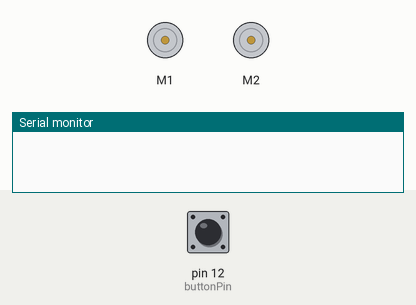
This sketch was run on a simulated Arduino Uno, built with avr-gcc and run on an emulated ATmega328P. Shown: 2 × DC motor (green arrow = forward, orange = backward, longer = faster), the last lines printed to the serial monitor. Inputs (shaded band) come from the test bench; at power-on: pin 12 (buttonPin) HIGH.

Above: at 1.2 s.
1.3 s: pin 12 (buttonPin) pulled LOW for 3.2 s
At 2.1 s:
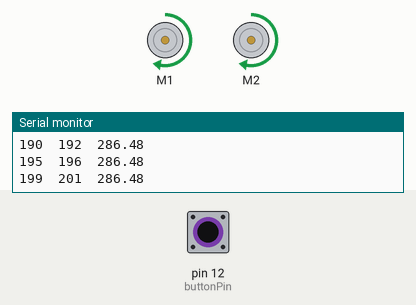
Timing chart, 0 to 6.1 s (numbered marks = the images above; inputs shaded):
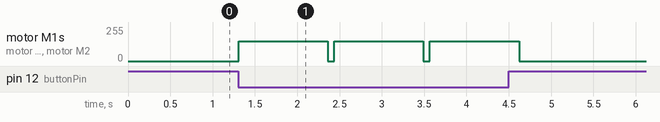

The sketch:

Exp7_2_DriveDistance.ino
```cpp
/***********************************************************************
 * Exp7_2_DriveDistance -- RedBot Experiment 7.2
 *
 * In an earlier experiment, we used a combination of speed and time to
 * drive a certain distance. Using the encoders, we can me much more accurate.
 * In this example, we will show you how to setup your robot to drive a certain
 * distance regardless of the motorPower.
 *
 * This sketch was written by SparkFun Electronics, with lots of help from
 * the Arduino community. This code is completely free for any use.
 *
 * 8 Oct 2013 M. Hord
 * Revised, 31 Oct 2014 B. Huang
 ***********************************************************************/
#include <RedBot.h>

RedBotMotors motors;

RedBotEncoder encoder = RedBotEncoder(A2, 10);
int buttonPin = 12;
int countsPerRev = 192;   // 4 pairs of N-S x 48:1 gearbox = 192 ticks per wheel rev

float wheelDiam = 2.56;  // diam = 65mm / 25.4 mm/in
float wheelCirc = PI*wheelDiam;  // Redbot wheel circumference = pi*D

void setup()
{
  pinMode(buttonPin, INPUT_PULLUP);
  Serial.begin(9600);
}

void loop(void)
{
  // drive on button press.
  if (digitalRead(buttonPin) == LOW)
  {
    driveDistance(12, 150);  // drive 12 inches, at motorPower = 150.
  }
}

// provide distance in inches

void driveDistance(float distance, int motorPower)
{
  long lCount = 0;
  long rCount = 0;
  float numRev;
  // debug
  Serial.print("driveDistance() ");
  Serial.print(distance);
  Serial.print(" inches at ");
  Serial.print(motorPower);
  Serial.println(" power.");

  numRev = (float) distance / wheelCirc;
  Serial.print("Target: ");
  Serial.print(numRev, 3);
  Serial.println(" revolutions.");
  encoder.clearEnc(BOTH);  // clear the encoder count
  motors.drive(motorPower);

  while (rCount < numRev*countsPerRev)
  {
    // while the right encoder is less than the target count -- debug print
    // the encoder values and wait -- this is a holding loop.
    lCount = encoder.getTicks(LEFT);
    rCount = encoder.getTicks(RIGHT);
    Serial.print(lCount);
    Serial.print("\t");
    Serial.print(rCount);
    Serial.print("\t");
    Serial.println(numRev*countsPerRev);
  }
  // now apply "brakes" to stop the motors.
  motors.brake();
}
```

Measured:
- after the input at 1.3 s, motor M1, motor M2: alternates forward 149/255 for 1.1 s and stopped for 0.08 s, 6 changes in all, then stays stopped, starting at once
